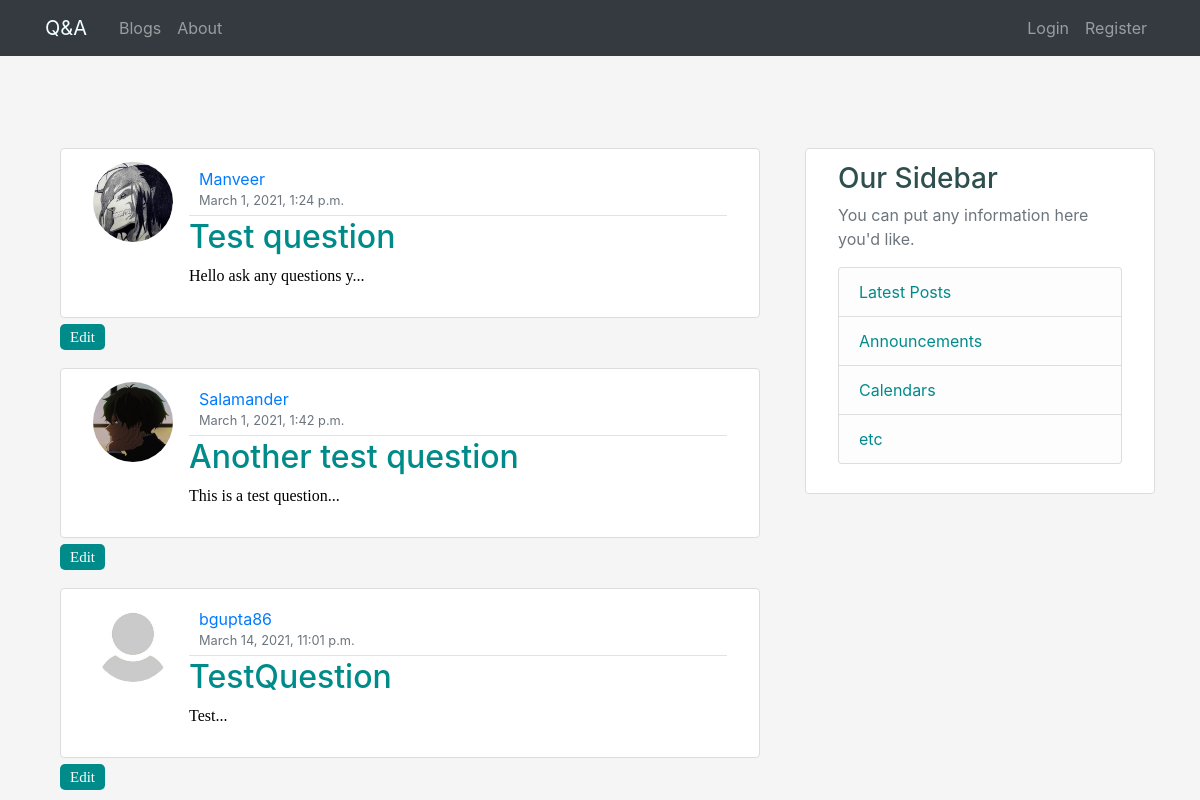
The app's page /quesans/ with its own data.
### quesans/models.py (models this page shows, shortened)
class Question(models.Model):
    title = models.CharField(max_length=100)
    desc = models.TextField()
    author=models.ForeignKey(User,on_delete=models.CASCADE,default=None)
    created_on = models.DateTimeField(auto_now=True)
    slug=models.SlugField()
    def snippet(self):
        return self.desc[:25]+"..."

### users/models.py (models this page shows, shortened)
class Profile(models.Model):
    user = models.OneToOneField(User, on_delete=models.CASCADE)
    image = models.ImageField(default='default.jpg', upload_to='profile_pics')
    bio = models.TextField(default="No Bio")
    face_encode = models.FileField(upload_to='face_encodes', blank=True)
    two_factor = models.BooleanField(default=False)
    following = models.ManyToManyField(
        User, related_name='following')
    follow_request = models.ManyToManyField(
        User, related_name='requests')

### quesans/views.py (the view)
# urls.py: path('',views.QuestionListView.as_view(),name='clist'),
class QuestionListView(ListView):
    model=Question
    template_name='quesans/listall.html'
    context_object_name='questions'
    ordering=['created_on']

### quesans/templates/quesans/listall.html
{% extends 'quesans/base_layout.html' %}
{% block content %}
    {% for question in questions %}
    <article class="media content-section">
        <img class="rounded-circle article-img" src="{{question.author.profile.image.url }}" width='50' height='50' >
        <div class="media-body">
        <div class="article-metadata">
            <a class="mr-2" href="#">{{question.author}}</a>
            <small class="text-muted">{{question.created_on}}</small>
        </div>
        <h2><a class="article-title" href="{% url 'quesans:qthread' question.slug %}">{{ question.title }}</a></h2>
        <p class="article-content">{{ question.snippet }}</p>
        </div>
    </article>
    <a href="{% url 'quesans:qupdate' question.pk %}" class='btn btn-info' role='button'>Edit</a>
    {% endfor %}
{% endblock %}

### quesans/templates/quesans/base_layout.html (shortened to what this page needs)
{% load static %}
<!DOCTYPE html>
<html lang="en" dir="ltr">
  <head>
    <link rel="stylesheet" href="https://maxcdn.bootstrapcdn.com/bootstrap/4.5.2/css/bootstrap.min.css">
    <link rel="stylesheet" type="text/css" href="{% static '/quesans/styles.css' %}">
  </head>
  <body>
    <header class="site-header">
        <nav class="navbar navbar-expand-md navbar-dark bg-dark fixed-top">
            <div class="container">
            <a class="navbar-brand mr-4" href="{% url 'quesans:clist' %}">Q&A</a>
            <div class="collapse navbar-collapse" id="navbarToggle">
                <div class="navbar-nav mr-auto">
                <a class="nav-item nav-link" href="{% url 'blog-home' %}">Blogs</a>
                <a class="nav-item nav-link" href="{% url 'blog-about' %}">About</a>
                </div>
                <div class="navbar-nav">
                  {% if user.is_authenticated %}
                    <a class="nav-item nav-link" href="{% url 'quesans:postq' %}">Ask a question</a>
                    <a class='nav-item nav-link' href="{% url 'quesans:qlist' %}">Your questions</a>
                    <a class="nav-item nav-link" href="{% url 'profile' %}">Profile</a>
                    <a class="nav-item nav-link" href="{% url 'logout' %}">Logout</a>
                  {% else %}
                    <a class="nav-item nav-link" href="{% url 'login' %}">Login</a>
                    <a class="nav-item nav-link" href="{% url 'register' %}">Register</a>
                  {% endif %}
                </div>
            </div>
            </div>
        </nav>
    </header>
    <main role="main" class="container">
        <div class="row">
          <div class="col-md-8">
            <div class="container-fluid style" style="margin-top:100px">
              {% block content %}{% endblock %}
            </div>
          </div>
          <div class="col-md-4" style="margin-top:80px">
            <div class="content-section">
              <h3>Our Sidebar</h3>
              <p class='text-muted'>You can put any information here you'd like.
                <ul class="list-group">
                  <li class="list-group-item list-group-item-light">Latest Posts</li>
                  <li class="list-group-item list-group-item-light">Announcements</li>
                  <li class="list-group-item list-group-item-light">Calendars</li>
                  <li class="list-group-item list-group-item-light">etc</li>
                </ul>
              </p>
            </div>
          </div>
        </div>
      </main>
  </body>
</html>

### quesans/static/quesans/styles.css (style rules this page uses)
body { background: whitesmoke; color: black; margin-top: 3rem; }
h1,h2,h3,h4 { color:darkslategray }
.site-header .navbar-dark .navbar-brand { color:azure; }
.content-section { background: white; padding: 0.8rem 2rem; border: 1px solid #dddddd; border-radius: 4px; margin-top:20px; margin-bottom: 5px; }
.text-muted { color:lightseagreen; }
.list-group li { color:darkcyan; }
.article-title { color:darkcyan }
.article-img { border-style:hidden; height:5rem; width:5rem; margin-right:1rem; }
.article-content { white-space: pre-line; font-size:medium; font-family:'Lucida Handwriting',cursive; }
.article-metadata { padding-bottom: 5px; padding:5px 10px; margin-bottom:2px; border-bottom: 1px solid #e3e3e3; display: grid; flex-direction: row; align-items: center; }
.btn { background-color:darkcyan; border:darkgray; border-style:hidden; border-radius:5px; padding:5px 10px; padding-bottom:5px; text-decoration:none; font-size:15px; font-style:normal; font-family: 'Times New Roman', sans-serif; text-align:center; color:white; display:inline; margin-bottom:0.8rem; }

### records on screen
Question: author.profile.image (placeholder picture), author "Manveer", created_on "March 1, 2021, 1:24 p.m.", title "Test question", snippet "Hello ask any questions y..."
Question: author.profile.image (picture), author "Salamander", created_on "March 1, 2021, 1:42 p.m.", title "Another test question", snippet "This is a test question..."
Question: author.profile.image (placeholder picture), author "bgupta86", created_on "March 14, 2021, 11:01 p.m.", title "TestQuestion", snippet "Test..."
